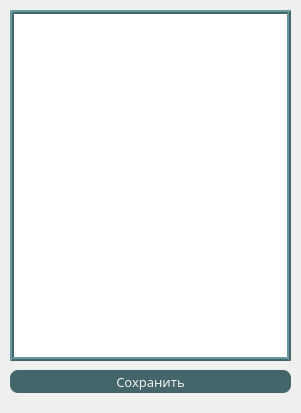
<?xml version="1.0" encoding="UTF-8"?>
<ui version="4.0">
 <class>MainWindow</class>
 <widget class="QMainWindow" name="MainWindow">
  <property name="geometry">
   <rect>
    <x>0</x>
    <y>0</y>
    <width>301</width>
    <height>413</height>
   </rect>
  </property>
  <property name="minimumSize">
   <size>
    <width>301</width>
    <height>413</height>
   </size>
  </property>
  <property name="maximumSize">
   <size>
    <width>301</width>
    <height>413</height>
   </size>
  </property>
  <property name="windowTitle">
   <string>MainWindow</string>
  </property>
  <widget class="QWidget" name="centralwidget">
   <widget class="QPlainTextEdit" name="text">
    <property name="geometry">
     <rect>
      <x>10</x>
      <y>10</y>
      <width>281</width>
      <height>351</height>
     </rect>
    </property>
    <property name="font">
     <font>
      <family>Century Gothic</family>
      <pointsize>10</pointsize>
     </font>
    </property>
    <property name="styleSheet">
     <string notr="true">border: 4px ridge rgb(68, 102, 106);
color: rgb(50, 75, 78);</string>
    </property>
   </widget>
   <widget class="QPushButton" name="btn_save">
    <property name="geometry">
     <rect>
      <x>10</x>
      <y>370</y>
      <width>281</width>
      <height>23</height>
     </rect>
    </property>
    <property name="font">
     <font>
      <family>Century Gothic</family>
      <pointsize>10</pointsize>
     </font>
    </property>
    <property name="styleSheet">
     <string notr="true">background-color: rgb(68, 102, 106);
color: rgb(239, 239, 239);
border-radius: 8px</string>
    </property>
    <property name="text">
     <string>Сохранить</string>
    </property>
   </widget>
  </widget>
 </widget>
 <resources/>
 <connections/>
</ui>
